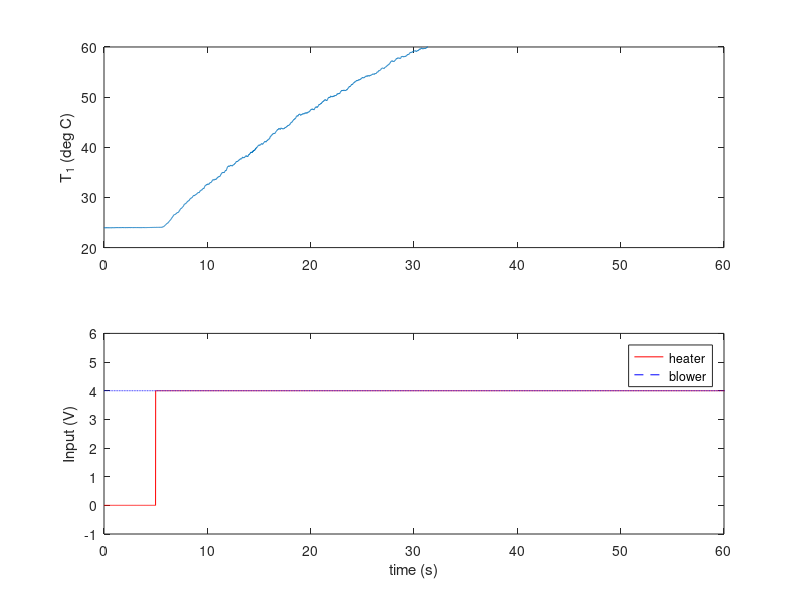

MATLAB code for this plot: (Note: this script raises an error after producing the figure.)
%
%% Load Data
% load raw data from MAT file
load('data_open_loop.mat');
% save into variables
t = data_hfe_ol(1,:);
T1 = data_hfe_ol(2,:);
T2 = data_hfe_ol(3,:);
T3 = data_hfe_ol(4,:);
Vh = data_hfe_ol(5,:);
Vb = data_hfe_ol(6,:);
%
%% Plot
subplot(2,1,1);
plot(t,T1);
axis([0 60 20 60]);
ylabel('T_1 (deg C)');
% subplot(2,2,2);
% plot(t,T2);
% ylabel('T_2 (deg C)');
% subplot(2,2,4);
% plot(t,T3);
% ylabel('T_3 (deg C)');
subplot(2,1,2);
plot(t,Vh,'r-',t,Vb,'b--');
axis([0 60 -1 6]);
ylabel('Input (V)');
xlabel('time (s)');
legend('heater','blower');
%
%% Bumptest
% obtain steady-state gain and time constant at each sensor
[K1,tau1] = d_bumptest(t,Vh,T1);
[K2,tau2] = d_bumptest(t,Vh,T2);
[K3,tau3] = d_bumptest(t,Vh,T3);
% display gains and time constants
disp(' ');
disp(['K1 = ' num2str(K1,3) ' degC/V  tau1 = ' num2str(tau1,3) ' s']);
disp(['K2 = ' num2str(K2,3) ' degC/V  tau2 = ' num2str(tau2,3) ' s']);
disp(['K3 = ' num2str(K3,3) ' degC/V  tau3 = ' num2str(tau3,3) ' s']);
%
%% Design PI control
% peak time and overshoot specifications
tp = 15.0; % v1 - 10%
PO = 15.0; % v1 - 10 sec
% find PI gains
[kp,ki] = d_hfe_pi(K1, tau1, PO, tp)
%